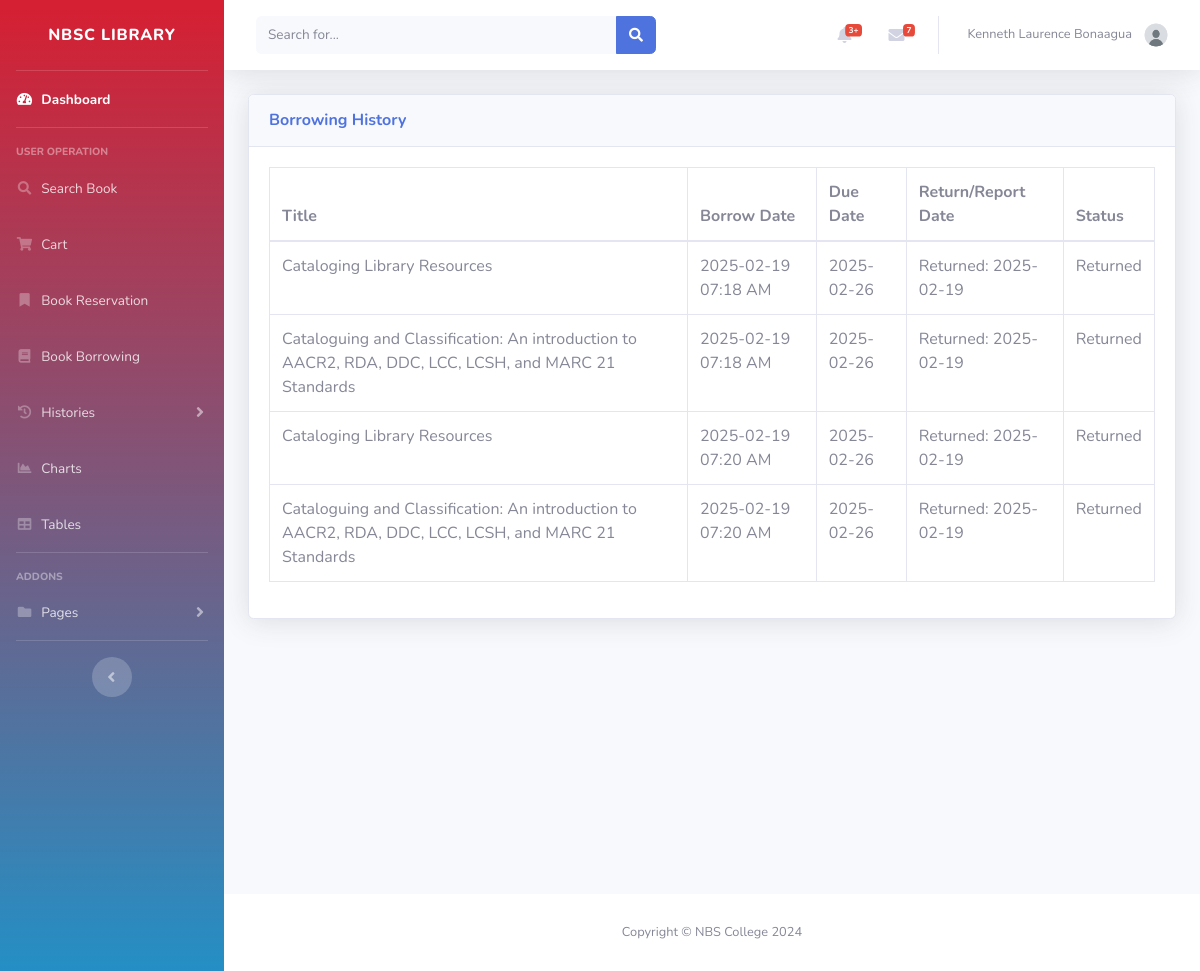
Before: /User/borrowing_history.php (signed in) with the older database file.
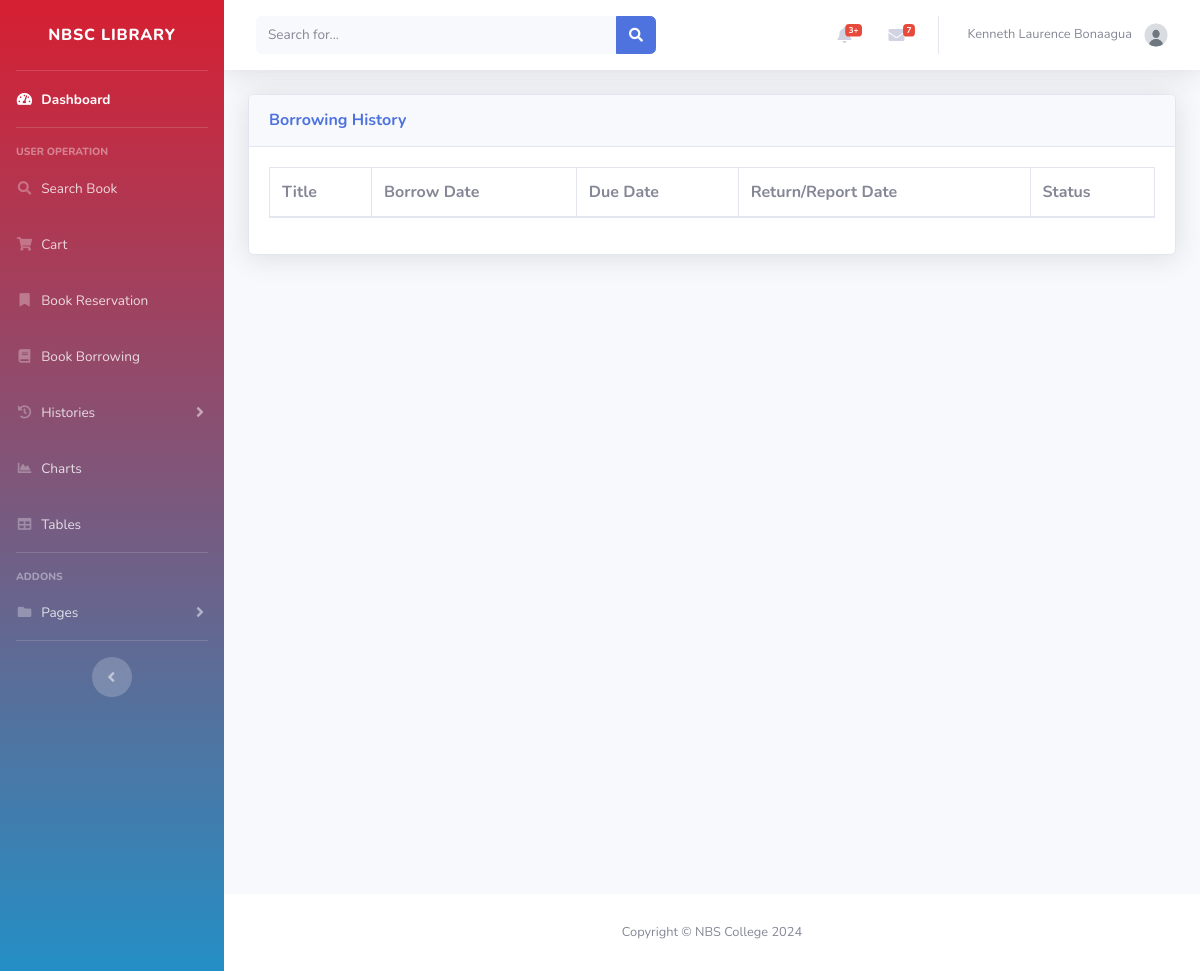
After: the same page with the newer database file.
### tables this page shows
CREATE TABLE `borrowings` (
  `id` int(225) NOT NULL,
  `user_id` int(225) DEFAULT NULL,
  `book_id` int(225) DEFAULT NULL,
  `status` varchar(100) DEFAULT NULL,
  `borrow_date` timestamp NULL DEFAULT NULL,
  `allowed_days` int(225) DEFAULT NULL,
  `due_date` date DEFAULT NULL,
  `return_date` date DEFAULT NULL,
  `report_date` date DEFAULT NULL,
  `replacement_date` date DEFAULT NULL
);

CREATE TABLE `books` (
  `id` int(11) NOT NULL,
  `accession` int(11) NOT NULL,
  `title` varchar(100) DEFAULT NULL,
  `preferred_title` varchar(100) DEFAULT NULL,
  `parallel_title` varchar(100) DEFAULT NULL,
  `subject_category` varchar(100) DEFAULT NULL,
  `subject_detail` varchar(9999) DEFAULT NULL,
  `summary` varchar(1000) DEFAULT NULL,
  `contents` varchar(1000) DEFAULT NULL,
  `front_image` varchar(100) DEFAULT NULL,
  `back_image` varchar(100) DEFAULT NULL,
  `dimension` varchar(100) DEFAULT NULL,
  `series` varchar(100) DEFAULT NULL,
  `volume` varchar(100) DEFAULT NULL,
  `edition` varchar(100) DEFAULT NULL,
  `copy_number` int(225) DEFAULT NULL,
  `total_pages` varchar(100) DEFAULT NULL,
  `ISBN` varchar(100) DEFAULT NULL,
  `content_type` varchar(100) DEFAULT NULL,
  `media_type` varchar(100) DEFAULT NULL,
  `carrier_type` varchar(100) DEFAULT NULL,
  `call_number` varchar(100) DEFAULT NULL,
  `URL` varchar(225) DEFAULT NULL,
  `language` varchar(100) DEFAULT NULL,
  `shelf_location` varchar(100) DEFAULT NULL,
  `entered_by` int(225) DEFAULT NULL,
  `date_added` date DEFAULT NULL,
  `status` varchar(100) DEFAULT NULL,
  `last_update` date DEFAULT NULL
);

### User/borrowing_history.php (the view, shortened to what this page needs)
<?php
include '../db.php';
$user_id = $_SESSION['user_id'];
$query = "SELECT b.title, br.borrow_date, br.due_date, br.return_date, br.report_date, br.status
          FROM borrowings br
          JOIN books b ON br.book_id = b.id
          WHERE br.user_id = ? AND br.status != 'Active'";
$stmt = $conn->prepare($query);
$stmt->bind_param('i', $user_id);
$stmt->execute();
$result = $stmt->get_result();
include 'inc/header.php';
?>
<head>
</head>
<div id="content" class="d-flex flex-column min-vh-100">
    <div class="container-fluid">
        <div class="card shadow mb-4">
            <div class="card-header py-3">
                <h6 class="m-0 font-weight-bold text-primary">Borrowing History</h6>
            </div>
            <div class="card-body">
                <div class="table-responsive">
                    <table class="table table-bordered" id="dataTable" width="100%" cellspacing="0">
                        <thead>
                            <tr>
                                <th>Title</th>
                                <th>Borrow Date</th>
                                <th>Due Date</th>
                                <th>Return/Report Date</th>
                                <th>Status</th>
                            </tr>
                        </thead>
                        <tbody>
                            <?php while ($row = $result->fetch_assoc()): ?>
                                <tr>
                                    <td><?php echo htmlspecialchars($row['title']); ?></td>
                                    <td><?php echo date('Y-m-d h:i A', strtotime($row['borrow_date'])); ?></td>
                                    <td><?php echo date('Y-m-d', strtotime($row['due_date'])); ?></td>
                                    <td>
                                        <?php
                                        if ($row['status'] == 'Lost' || $row['status'] == 'Damaged') {
                                            echo 'Reported: ' . date('Y-m-d', strtotime($row['report_date']));
                                        } else {
                                            echo 'Returned: ' . date('Y-m-d', strtotime($row['return_date']));
                                        }
                                        ?>
                                    </td>
                                    <td><?php echo htmlspecialchars($row['status']); ?></td>
                                </tr>
                            <?php endwhile; ?>
                        </tbody>
                    </table>
                </div>
            </div>
        </div>
    </div>
</div>
<?php include 'inc/footer.php'; ?>

Changed rows visible on the page:
removed borrowings: book.title "Cataloging Library Resources", borrow_date "2025-02-19 07:18 AM", due_date "2025-02-26", return_date "2025-02-19", status "Returned"
removed borrowings: book.title "Cataloguing and Classification: An introduction to AACR2, RDA, DDC, LCC, LCSH, and MARC 21 Standards", borrow_date "2025-02-19 07:18 AM", due_date "2025-02-26", return_date "2025-02-19", status "Returned"
removed borrowings: book.title "Cataloging Library Resources", borrow_date "2025-02-19 07:20 AM", due_date "2025-02-26", return_date "2025-02-19", status "Returned"
removed borrowings: book.title "Cataloguing and Classification: An introduction to AACR2, RDA, DDC, LCC, LCSH, and MARC 21 Standards", borrow_date "2025-02-19 07:20 AM", due_date "2025-02-26", return_date "2025-02-19", status "Returned"
